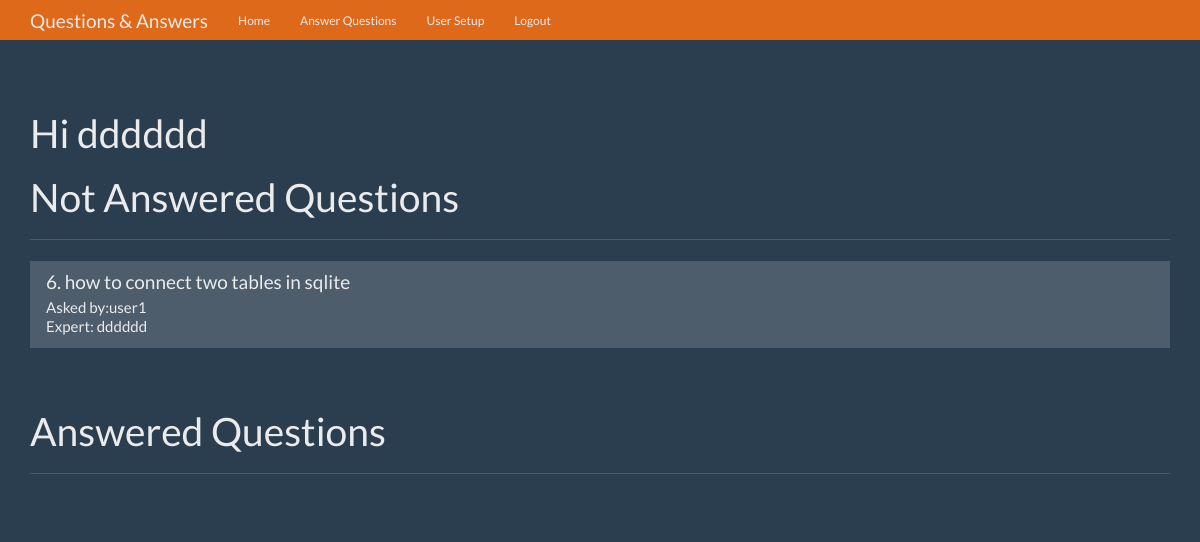
Before: / (signed in) with the older database file.
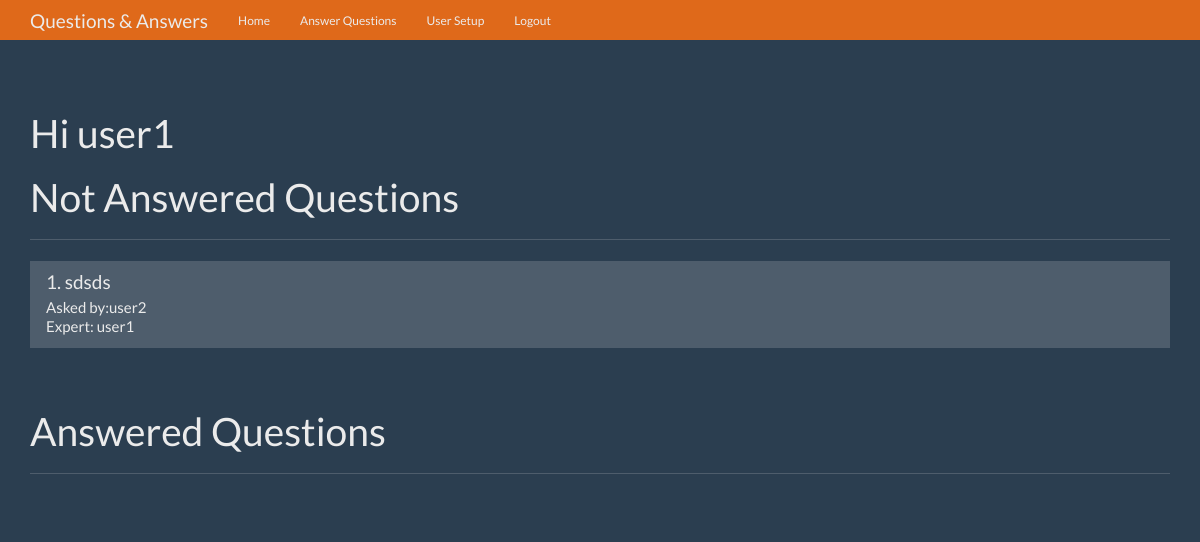
After: the same page with the newer database file.
### tables this page shows
CREATE TABLE User (
id integer primary key autoincrement,
name text not null,
password text not null,
expert boolean not null,
admin boolean not null
);

CREATE TABLE question (
id integer primary key autoincrement,
question_text text not null,
answer_text text not null,
asked_id integer not null,
expert_id integer not null
);

### app.py (the view)
@app.route('/')
def home():
    user = get_current_user()
    if user:
        db = connect_db()
        cur = db.execute(
            'select id, question_text, asked_id, expert_id from question where answer_text=?',
            ['Null']
        )
        cur2 = db.execute(
            'SELECT  user.name, question.answer_text, question.id, question.question_text FROM question INNER JOIN user ON question.asked_id = user.id where question.expert_id=?', [
                user['id']]
        )
        datas = cur.fetchall()
        questions = cur2.fetchall()
    else:
        return redirect(url_for('login'))
    return render_template('home.html', questions=questions, user=user)

### app.py (called while the page is built)
def get_current_user():
    user_result = None
    if 'user' in session:
        user = session['user']
        db = connect_db()
        user_query = db.execute(
            'select id, name, password, expert, admin from user where name =?', [user])
        user_result = user_query.fetchone()
    return user_result

### database.py (called while the page is built)
def connect_db():
    sql = sqlite3.connect('data.db')
    sql.row_factory = sqlite3.Row
    return sql

### templates/home.html (shortened to what this page needs)
{%extends 'base.html'%} {%from 'macro.html' import links%}  {%block nav%}{%endblock%} {%block body%}
  <div class="page-header">
    <h1>Hi {{user.name}}</h1>
    <h1>Not Answered Questions</h1>
  </div>
  <div class="row">
    <div class="col-lg-12">
      <div class="list-group">
        {%for us in questions%} {%if us.answer_text=='Null'%}
        <a
          href="{{url_for('answer', question_id=us.id)}}"
          class="list-group-item"
        >
          <h4 class="list-group-item-heading">{{us.id}}. {{us.question_text}}</h4>
          <p class="list-group-item-text">Asked by:{{us.name}}</p>
          <p class="list-group-item-text">Expert: {{user.name}}</p>
        </a>
        {%endif%} {%endfor%}
      </div>
    </div>
  </div>
  <div class="page-header">
    <h1>Answered Questions</h1>
  </div>
  <div class="row">
    <div class="col-lg-12">
    </div>
  </div>
  </div>
  {%endblock%}

Changed rows visible on the page:
removed question: id "6", question_text "how to connect two tables in sqlite", name "user1", {{ user.name }} "dddddd"
changed User: name "dddddd" → "user1"
now on this page (row edited): question: id "1", question_text "sdsds", name "user2", {{ user.name }} "user1"
